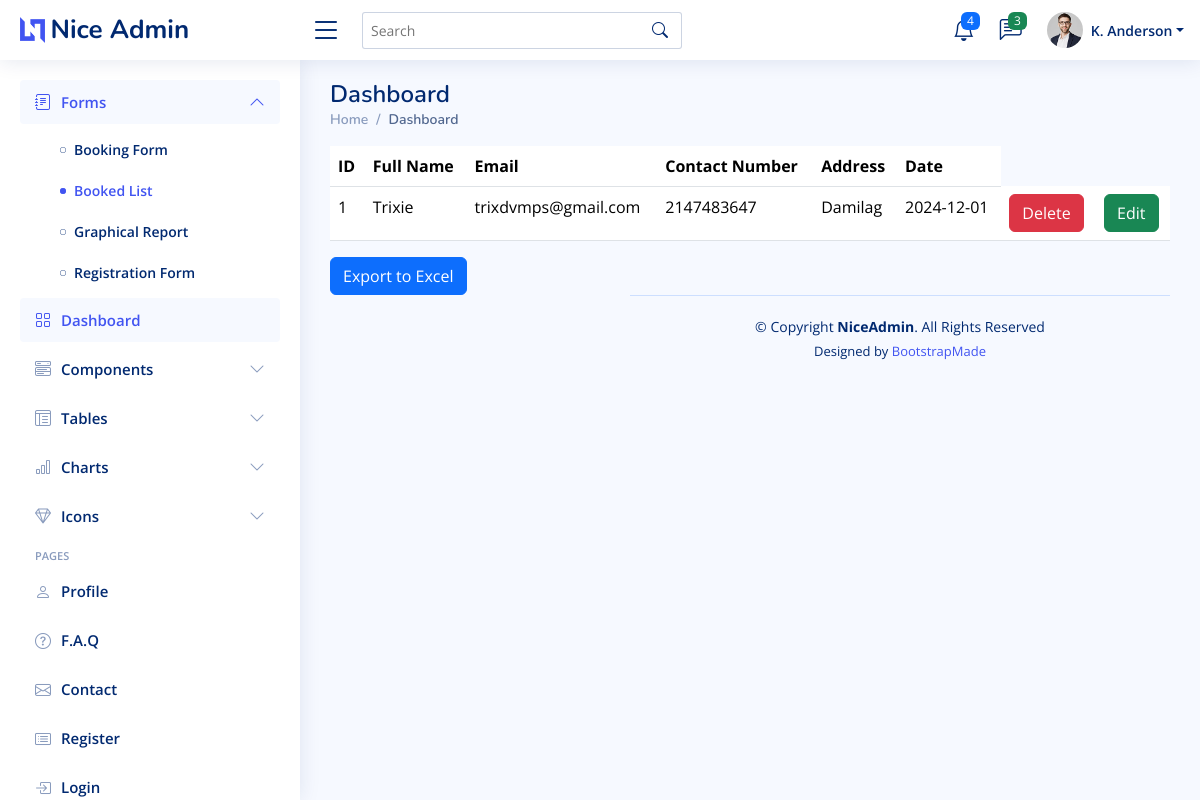
Page /index.php?page=booked on the earlier database version.
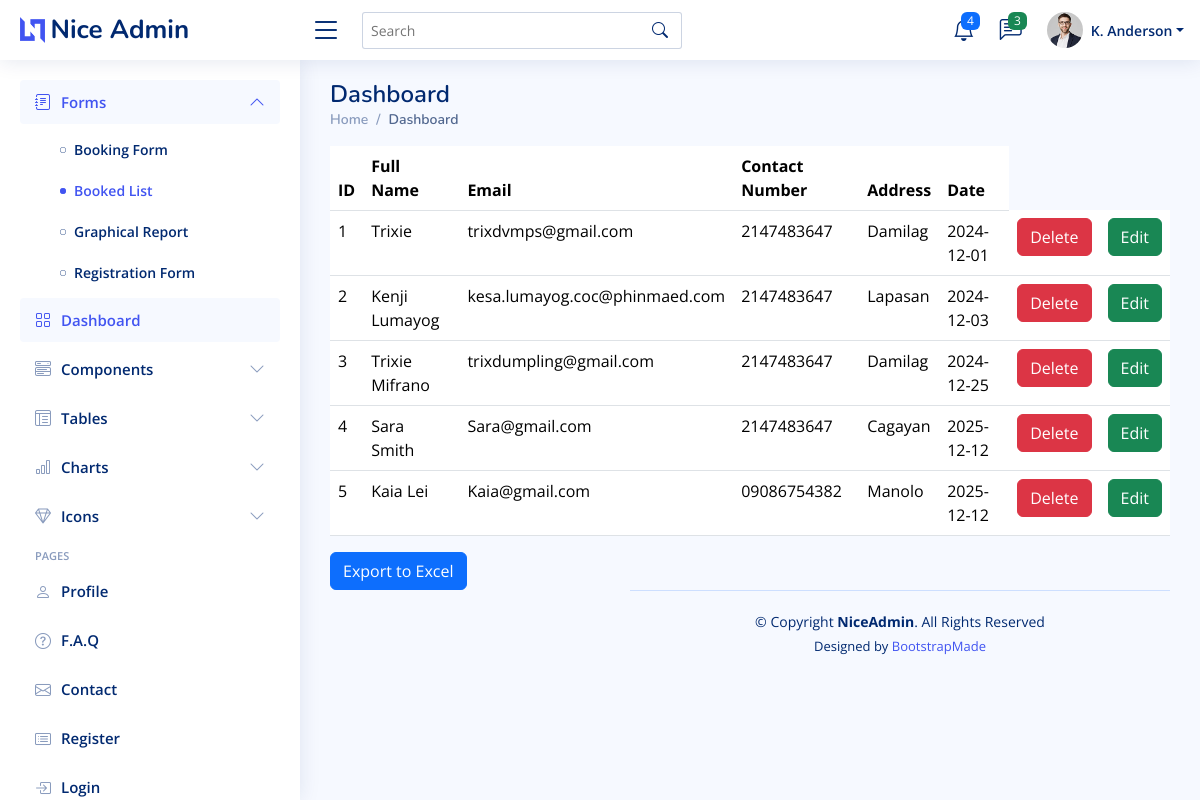
Same page on the later database version.
### tables this page shows
CREATE TABLE `booking_form` (
  `user_id` int(11) NOT NULL,
  `fullname` varchar(255) NOT NULL,
  `email` varchar(255) NOT NULL,
  `contact_no` varchar(11) NOT NULL,
  `address` varchar(255) NOT NULL,
  `date` date NOT NULL
);

### booked.php (the view)
<?php
include 'database/connection.php';
$sql = "SELECT `user_id`, `fullname`, `email`, `contact_no`, `address`, `date` FROM `booking_form`";
$result = $con->query($sql);
?>
<table class="table datatable">
    <thead>
        <tr>
            <th>ID</th>
            <th>Full Name</th>
            <th>Email</th>
            <th>Contact Number</th>
            <th>Address</th>
            <th>Date</th>
        </tr>
    </thead>
    <tbody>
        <?php while ($row = $result->fetch_assoc()): ?>
        <tr>
            <td><?php echo $row['user_id']; ?></td>
            <td><?php echo $row['fullname']; ?></td>
            <td><?php echo $row['email']; ?></td>
            <td><?php echo $row['contact_no']; ?></td>
            <td><?php echo $row['address']; ?></td>
            <td><?php echo $row['date']; ?></td>
            <td><button type="button" class="btn btn-danger">Delete</button></td>
            <td><button type="button" class="btn btn-success">Edit</button></td>
        </tr>
        <?php endwhile; ?>
    </tbody>
</table>
<button type="button" class="btn btn-primary">
    <a href="export.php" style="color: white; text-decoration: none;">Export to Excel</a>

### index.php (shortened to what this page needs)
<!DOCTYPE html>
<html lang="en">
<head>
  <link href="assets/vendor/bootstrap/css/bootstrap.min.css" rel="stylesheet">
  <link href="assets/vendor/bootstrap-icons/bootstrap-icons.css" rel="stylesheet">
  <link href="assets/vendor/boxicons/css/boxicons.min.css" rel="stylesheet">
  <link href="assets/vendor/quill/quill.snow.css" rel="stylesheet">
  <link href="assets/vendor/quill/quill.bubble.css" rel="stylesheet">
  <link href="assets/vendor/remixicon/remixicon.css" rel="stylesheet">
  <link href="assets/vendor/simple-datatables/style.css" rel="stylesheet">
  <link href="assets/css/style.css" rel="stylesheet">
</head>
<body>
  <header id="header" class="header fixed-top d-flex align-items-center">
    <div class="d-flex align-items-center justify-content-between">
      <a href="index.html" class="logo d-flex align-items-center">
        <img src="assets/img/logo.png" alt="">
        <span class="d-none d-lg-block">Nice Admin</span>
      </a>
      <i class="bi bi-list toggle-sidebar-btn"></i>
    </div>
    <div class="search-bar">
      <form class="search-form d-flex align-items-center" method="POST" action="#">
        <input type="text" name="query" placeholder="Search" title="Enter search keyword">
        <button type="submit" title="Search"><i class="bi bi-search"></i></button>
      </form>
    </div>
    <nav class="header-nav ms-auto">
      <ul class="d-flex align-items-center">
        <li class="nav-item dropdown">
          <a class="nav-link nav-icon" href="#" data-bs-toggle="dropdown">
            <i class="bi bi-bell"></i>
            <span class="badge bg-primary badge-number">4</span>
          </a>
        </li>
        <li class="nav-item dropdown">
          <a class="nav-link nav-icon" href="#" data-bs-toggle="dropdown">
            <i class="bi bi-chat-left-text"></i>
            <span class="badge bg-success badge-number">3</span>
          </a>
        </li>
        <li class="nav-item dropdown pe-3">
          <a class="nav-link nav-profile d-flex align-items-center pe-0" href="#" data-bs-toggle="dropdown">
            <img src="assets/img/profile-img.jpg" alt="Profile" class="rounded-circle">
            <span class="d-none d-md-block dropdown-toggle ps-2">K. Anderson</span>
          </a>
        </li>
      </ul>
    </nav>
  </header>
  <aside id="sidebar" class="sidebar">
    <ul class="sidebar-nav" id="sidebar-nav">
    <li class="nav-item">
        <a class="nav-link " data-bs-target="#forms-nav" data-bs-toggle="collapse" href="#">
          <i class="bi bi-journal-text"></i><span>Forms</span><i class="bi bi-chevron-down ms-auto"></i>
        </a>
        <ul id="forms-nav" class="nav-content collapse show" data-bs-parent="#sidebar-nav">
          <a href="index.php?page=booking" class="<?php echo ($_GET['page'] ?? '') === 'booking' ? 'active': '';  ?>">
              <i class="bi bi-circle"></i><span>Booking Form</span>
            </a>
          </li>
          <li>
          <a href="index.php?page=booked" class="<?php echo ($_GET['page'] ?? '') === 'booked' ? 'active': '';  ?>">
              <i class="bi bi-circle"></i><span>Booked List</span>
            </a>
          </li>
          <li>
          <a href="index.php?page=chartreport" class="<?php echo ($_GET['page'] ?? '') === 'chartreport' ? 'active': '';  ?>">
              <i class="bi bi-circle"></i><span>Graphical Report</span>
            </a>
          </li>
          <a href="index.php?page=register" class="<?php echo ($_GET['page'] ?? '') === 'register' ? 'active': '';  ?>">
              <i class="bi bi-circle"></i><span>Registration Form</span>
            </a>
        </ul>
      <li class="nav-item">
        <a class="nav-link " href="index.html">
          <i class="bi bi-grid"></i>
          <span>Dashboard</span>
        </a>
      </li>
      <li class="nav-item">
        <a class="nav-link collapsed" data-bs-target="#components-nav" data-bs-toggle="collapse" href="#">
          <i class="bi bi-menu-button-wide"></i><span>Components</span><i class="bi bi-chevron-down ms-auto"></i>
        </a>
      </li>
      <li class="nav-item">
        <a class="nav-link collapsed" data-bs-target="#tables-nav" data-bs-toggle="collapse" href="#">
          <i class="bi bi-layout-text-window-reverse"></i><span>Tables</span><i class="bi bi-chevron-down ms-auto"></i>
        </a>
      </li>
      <li class="nav-item">
        <a class="nav-link collapsed" data-bs-target="#charts-nav" data-bs-toggle="collapse" href="#">
          <i class="bi bi-bar-chart"></i><span>Charts</span><i class="bi bi-chevron-down ms-auto"></i>
        </a>
      </li>
      <li class="nav-item">
        <a class="nav-link collapsed" data-bs-target="#icons-nav" data-bs-toggle="collapse" href="#">
          <i class="bi bi-gem"></i><span>Icons</span><i class="bi bi-chevron-down ms-auto"></i>
        </a>
      </li>
      <li class="nav-heading">Pages</li>
      <li class="nav-item">
        <a class="nav-link collapsed" href="users-profile.html">
          <i class="bi bi-person"></i>
          <span>Profile</span>
        </a>
      </li>
      <li class="nav-item">
        <a class="nav-link collapsed" href="pages-faq.html">
          <i class="bi bi-question-circle"></i>
          <span>F.A.Q</span>
        </a>
      </li>
      <li class="nav-item">
        <a class="nav-link collapsed" href="pages-contact.html">
          <i class="bi bi-envelope"></i>
          <span>Contact</span>
        </a>
      </li>
      <li class="nav-item">
        <a class="nav-link collapsed" href="pages-register.html">
          <i class="bi bi-card-list"></i>
          <span>Register</span>
        </a>
      </li>
      <li class="nav-item">
        <a class="nav-link collapsed" href="pages-login.html">
          <i class="bi bi-box-arrow-in-right"></i>
          <span>Login</span>
        </a>
      </li>
  </aside>
  <main id="main" class="main">
    <div class="pagetitle">
      <h1>Dashboard</h1>
      <nav>
        <ol class="breadcrumb">
          <li class="breadcrumb-item"><a href="index.html">Home</a></li>
          <li class="breadcrumb-item active">Dashboard</li>
        </ol>
      </nav>
    </div>
    <section class="section">
      <div class="row">
        <div class="col-lg-">
        <?php
      if (isset($_GET['page'])){
        $page=$_GET['page'];
        switch($page){
              case'booked':
                include 'booked.php';
                break;
        }
      }
      ?>
        </div>
      </div>
  </section>
  <footer id="footer" class="footer">
    <div class="copyright">
      &copy; Copyright <strong><span>NiceAdmin</span></strong>. All Rights Reserved
    </div>
    <div class="credits">
      Designed by <a href="https://bootstrapmade.com/">BootstrapMade</a>
    </div>
  </footer>
</body>
</html>

### assets/css/style.css (style rules this page uses)
:root { scroll-behavior: smooth; }
body { font-family: "Open Sans", sans-serif; background: #f6f9ff; color: #444444; }
a { color: #4154f1; text-decoration: none; }
h1, h2, h3, h4, h5, h6 { font-family: "Nunito", sans-serif; }
#main { margin-top: 60px; padding: 20px 30px; transition: all 0.3s; }
.pagetitle { margin-bottom: 10px; }
.pagetitle h1 { font-size: 24px; margin-bottom: 0; font-weight: 600; color: #012970; }
.breadcrumb { font-size: 14px; font-family: "Nunito", sans-serif; color: #899bbd; font-weight: 600; }
.breadcrumb a { color: #899bbd; transition: 0.3s; }
.breadcrumb .breadcrumb-item::before { color: #899bbd; }
.breadcrumb .active { color: #51678f; font-weight: 600; }
.logo { line-height: 1; }
@media (min-width: 1200px) { .logo { width: 280px; } }
.logo img { max-height: 26px; margin-right: 6px; }
.logo span { font-size: 26px; font-weight: 700; color: #012970; font-family: "Nunito", sans-serif; }
.header { transition: all 0.5s; z-index: 997; height: 60px; box-shadow: 0px 2px 20px rgba(1, 41, 112, 0.1); background-color: #fff; padding-left: 20px; }
.header .toggle-sidebar-btn { font-size: 32px; padding-left: 10px; cursor: pointer; color: #012970; }
.header .search-bar { min-width: 360px; padding: 0 20px; }
.header .search-form { width: 100%; }
.header .search-form input { border: 0; font-size: 14px; color: #012970; border: 1px solid rgba(1, 41, 112, 0.2); padding: 7px 38px 7px 8px; border-radius: 3px; transition: 0.3s; width: 100%; }
.header .search-form button { border: 0; padding: 0; margin-left: -30px; background: none; }
.header .search-form button i { color: #012970; }
.header-nav ul { list-style: none; }
.header-nav>ul { margin: 0; padding: 0; }
.header-nav .nav-icon { font-size: 22px; color: #012970; margin-right: 25px; position: relative; }
.header-nav .nav-profile { color: #012970; }
.header-nav .nav-profile img { max-height: 36px; }
.header-nav .nav-profile span { font-size: 14px; font-weight: 600; }
.header-nav .badge-number { position: absolute; inset: -2px -5px auto auto; font-weight: normal; font-size: 12px; padding: 3px 6px; }
.sidebar { position: fixed; top: 60px; left: 0; bottom: 0; width: 300px; z-index: 996; transition: all 0.3s; padding: 20px; overflow-y: auto; scrollbar-width: thin; scrollbar-color: #aab7cf transparent; box-shadow: 0px 0px 20px rgba(1, 41, 112, 0.1); background-color: #fff; }
@media (min-width: 1200px) { #main, #footer { margin-left: 300px; } }
.sidebar-nav { padding: 0; margin: 0; list-style: none; }
.sidebar-nav li { padding: 0; margin: 0; list-style: none; }
.sidebar-nav .nav-item { margin-bottom: 5px; }
.sidebar-nav .nav-heading { font-size: 11px; text-transform: uppercase; color: #899bbd; font-weight: 600; margin: 10px 0 5px 15px; }
.sidebar-nav .nav-link { display: flex; align-items: center; font-size: 15px; font-weight: 600; color: #4154f1; transition: 0.3; background: #f6f9ff; padding: 10px 15px; border-radius: 4px; }
.sidebar-nav .nav-link i { font-size: 16px; margin-right: 10px; color: #4154f1; }
.sidebar-nav .nav-link.collapsed { color: #012970; background: #fff; }
.sidebar-nav .nav-link.collapsed i { color: #899bbd; }
.sidebar-nav .nav-link .bi-chevron-down { margin-right: 0; transition: transform 0.2s ease-in-out; }
.sidebar-nav .nav-link:not(.collapsed) .bi-chevron-down { transform: rotate(180deg); }
.sidebar-nav .nav-content { padding: 5px 0 0 0; margin: 0; list-style: none; }
.sidebar-nav .nav-content a { display: flex; align-items: center; font-size: 14px; font-weight: 600; color: #012970; transition: 0.3; padding: 10px 0 10px 40px; transition: 0.3s; }
.sidebar-nav .nav-content a i { font-size: 6px; margin-right: 8px; line-height: 0; border-radius: 50%; }
.sidebar-nav .nav-content a:hover, .sidebar-nav .nav-content a.active { color: #4154f1; }
.sidebar-nav .nav-content a.active i { background-color: #4154f1; }
.footer { padding: 20px 0; font-size: 14px; transition: all 0.3s; border-top: 1px solid #cddfff; }
.footer .copyright { text-align: center; color: #012970; }
.footer .credits { padding-top: 5px; text-align: center; font-size: 13px; color: #012970; }

Differences in the rows shown:
added booking_form: user_id "2", fullname "Kenji Lumayog", email "kesa.lumayog.coc@phinmaed.com", contact_no "2147483647", address "Lapasan", date "2024-12-03"
added booking_form: user_id "3", fullname "Trixie Mifrano", email "trixdumpling@gmail.com", contact_no "2147483647", address "Damilag", date "2024-12-25"
added booking_form: user_id "4", fullname "Sara Smith", email "Sara@gmail.com", contact_no "2147483647", address "Cagayan", date "2025-12-12"
added booking_form: user_id "5", fullname "Kaia Lei", email "Kaia@gmail.com", contact_no "09086754382", address "Manolo", date "2025-12-12"
